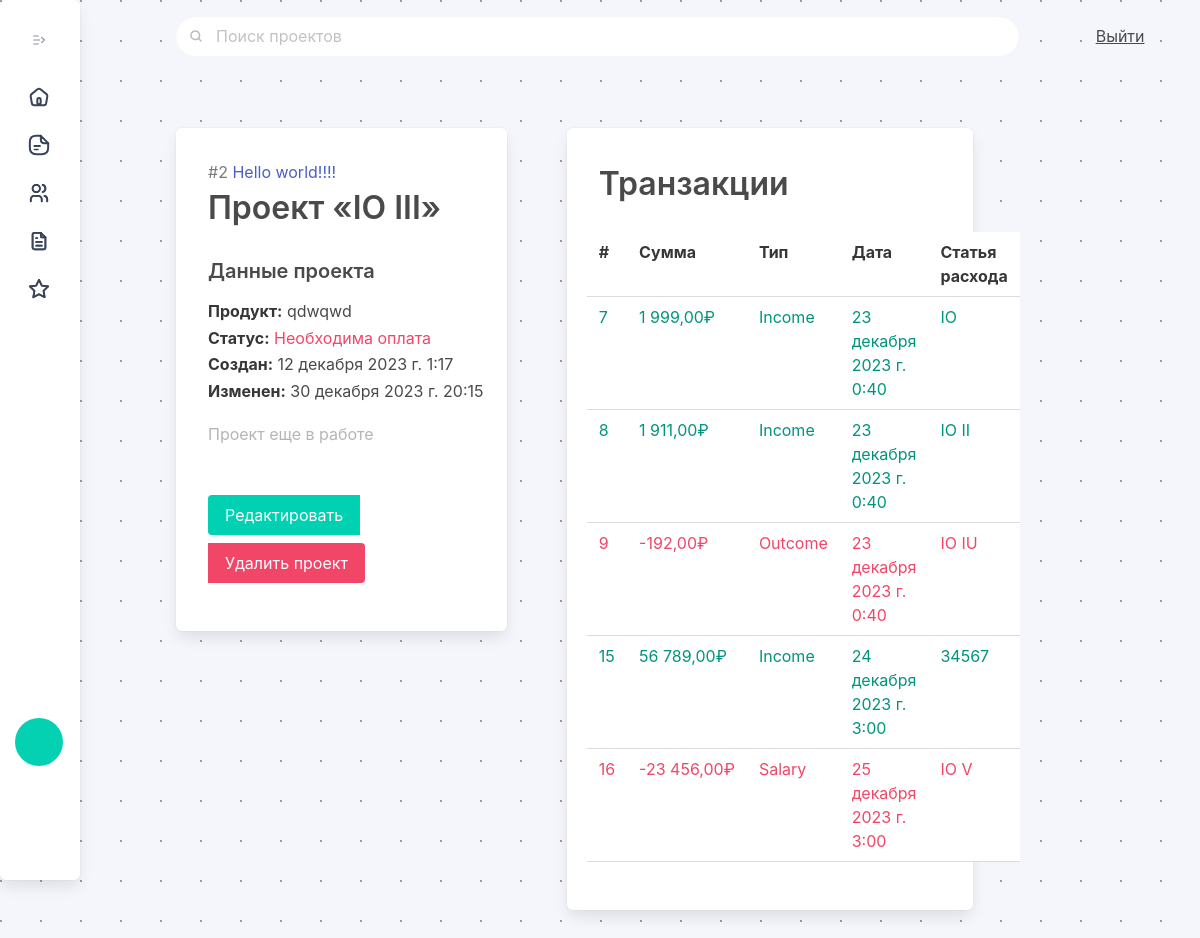
The app's page /projects/2 (signed in), older data.
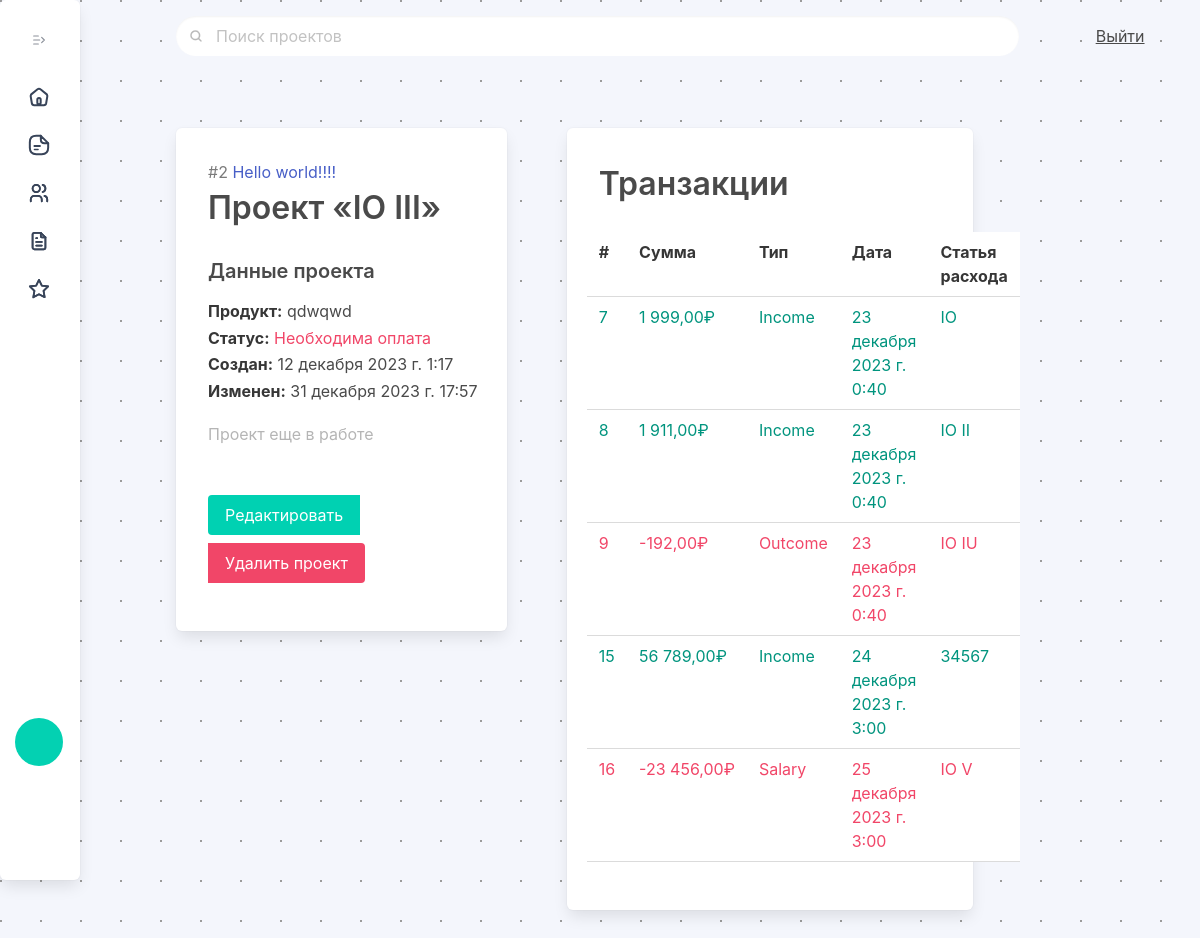
The same page, newer data.
### ipmalpha/models.py (models this page shows, shortened)
class Project(models.Model):
    project_name = models.CharField(max_length=512, unique = True)
    project_created = models.DateTimeField(null=True, default=timezone.now)
    project_finished = models.DateTimeField(null=True)
    project_status = models.ForeignKey(Status, on_delete=models.CASCADE, null=True, default="Draft")
    project_client = models.ForeignKey(Client, on_delete=models.CASCADE, null=True, related_name='project')
    project_product = models.CharField(max_length=512)
    project_sum = models.IntegerField(default=0)
    project_updated = models.DateTimeField(null=True)
    class Meta:
        ordering = ["pk"]
        verbose_name = "project"
        verbose_name_plural = "projects"
    pass

class Status(models.Model):
    status_name = models.CharField(max_length=100)
    status_color = models.CharField(max_length=512, default='table-primary')
    def __str__(self):
        return self.status_name
    class Meta:
        ordering = ["id"]
        verbose_name = "status"
        verbose_name_plural = "statuses"
    pass

### ipmclients/models.py (models this page shows, shortened)
class Client(models.Model):
    client_name = models.CharField(max_length=512, unique = True)
    def __str__(self):
        return self.client_name
    client_contact = models.CharField(max_length=512, null=True)
    client_telegram = models.CharField(max_length=64, null=True)
    client_phone = PhoneNumberField(null=True, region="RU")
    client_roletype = models.CharField(max_length=512, null=True)
    client_agreements = models.CharField(max_length=1024, null=True)
    client_active = models.BooleanField(default=True)
    client_created = models.DateTimeField(null=True, default=timezone.now)
    client_updated = models.DateTimeField(null=True)
    client_closed = models.DateTimeField(null=True)
    def get_absolute_url(self):
        return reverse("client_view", kwargs={'pk': self.pk})
    class Meta:
        ordering = ["id"]
        verbose_name = "client"
        verbose_name_plural = "clients"
    pass

### ipmalpha/views.py (the view)
# urls.py: path("projects/<slug:pk>", ProjectDetailView.as_view(), name="project_view"),
@method_decorator(login_required(login_url="/signin"), name='dispatch')
class ProjectDetailView(DetailView):
    model = Project
    template_name = "project_view.html"
    def get_context_data(self, **kwargs):
        context = super(ProjectDetailView, self).get_context_data(**kwargs)
        context['projecsall'] = Project.objects.all()
        context['projectfilterform'] = FilterProjectForm
        return context

### finance/models.py (called while the page is built)
    def get_absolute_url(self):
        return reverse("transaction_view", kwargs={'pk': self.pk})

### templates/project_view.html (shortened to what the changed rows need)
{% extends 'main/index.html' %}
{% load static %}
{% block content %}
<div class="column is-5 py-6 px-6">
    <div class="box has-background-white pb-6">
        <p class="has-text-grey pl-3 is-size-6 pt-3" style=""> #{{project.id}} <a
                href="{{project.project_client.get_absolute_url}}">{{project.project_client}}</a>
            </p>
        <h1 class="is-size-3 pl-3 has-text-weight-semibold pb-5">Проект «{{project.project_name}}»</h1>
        <div class="pl-3">
            <h1 class="is-size-5 has-text-weight-semibold pb-3">Данные проекта</h1>
            <p class="client-info-15" style=""> <strong>Продукт:</strong> {{project.project_product}}</p>
            <p class="has-text-{{ project.project_status.status_color }} client-info-15" style="">
                <strong>Статус:</strong> {{project.project_status}}</p>
            <p class="client-info-15" style=""> <strong>Создан:</strong> {{project.project_created}}</p>
            {%if project.project_updated %}<p class="client-info-15" style=""> <strong>Изменен:</strong> {{project.project_updated}}</p>{% endif%}
            {%if project.project_finished == True %}<p class="has-text-grey client-info-15" style="">
                <strong>Завершен:</strong> {{project.project_finished}}</p>{% else %}<p
                class="has-text-grey client-info-15 pt-4" style=""><span class="has-text-grey-light">Проект еще в
                    работе</span></p>{%endif%}
                <div class="buttons mt-6 has-addons">
                        <a class="button is-primary" href="{% url 'project_update' project.id %}">Редактировать</a>
                        <a class="button is-danger modalProjectsFormButton">Удалить проект</a>
                </div>
        </div>
    </div>
</div>
<div class="column is-5 py-6 pr-2">
    <div class="box has-background-white pb-6">
        <h1 class="is-size-3 pl-3 has-text-weight-semibold pt-3 pb-5">Транзакции</h1>
        <table class="table is-hoverable is-fullwidth">
            <tr>
                <th class=""> #
                </th>
                <th class=""> Сумма
                </th>
                <th class=""> Тип
                </th>
                <th class=""> Дата
                </th>
                <th class=""> Статья расхода
                </th>
            </tr>
    </div>
</div>
{% endblock %}

Row changes from the older to the newer data that the page shows:
changed Project "IO III": project_updated "30 декабря 2023 г. 20:15" → "31 декабря 2023 г. 17:57"
